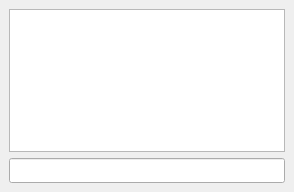
<?xml version="1.0" encoding="UTF-8"?>
<ui version="4.0">
 <class>DockWidget</class>
 <widget class="QDockWidget" name="DockWidget">
  <property name="geometry">
   <rect>
    <x>0</x>
    <y>0</y>
    <width>294</width>
    <height>192</height>
   </rect>
  </property>
  <property name="windowTitle">
   <string>Chat</string>
  </property>
  <widget class="QWidget" name="dockWidgetContents">
   <property name="font">
    <font>
     <family>JetBrains Mono</family>
    </font>
   </property>
   <layout class="QGridLayout" name="gridLayout">
    <item row="1" column="2">
     <widget class="QLineEdit" name="chat_input">
      <property name="focusPolicy">
       <enum>Qt::ClickFocus</enum>
      </property>
     </widget>
    </item>
    <item row="0" column="2">
     <widget class="QTextEdit" name="chat_history">
      <property name="focusPolicy">
       <enum>Qt::NoFocus</enum>
      </property>
     </widget>
    </item>
   </layout>
  </widget>
 </widget>
 <resources/>
 <connections/>
</ui>
